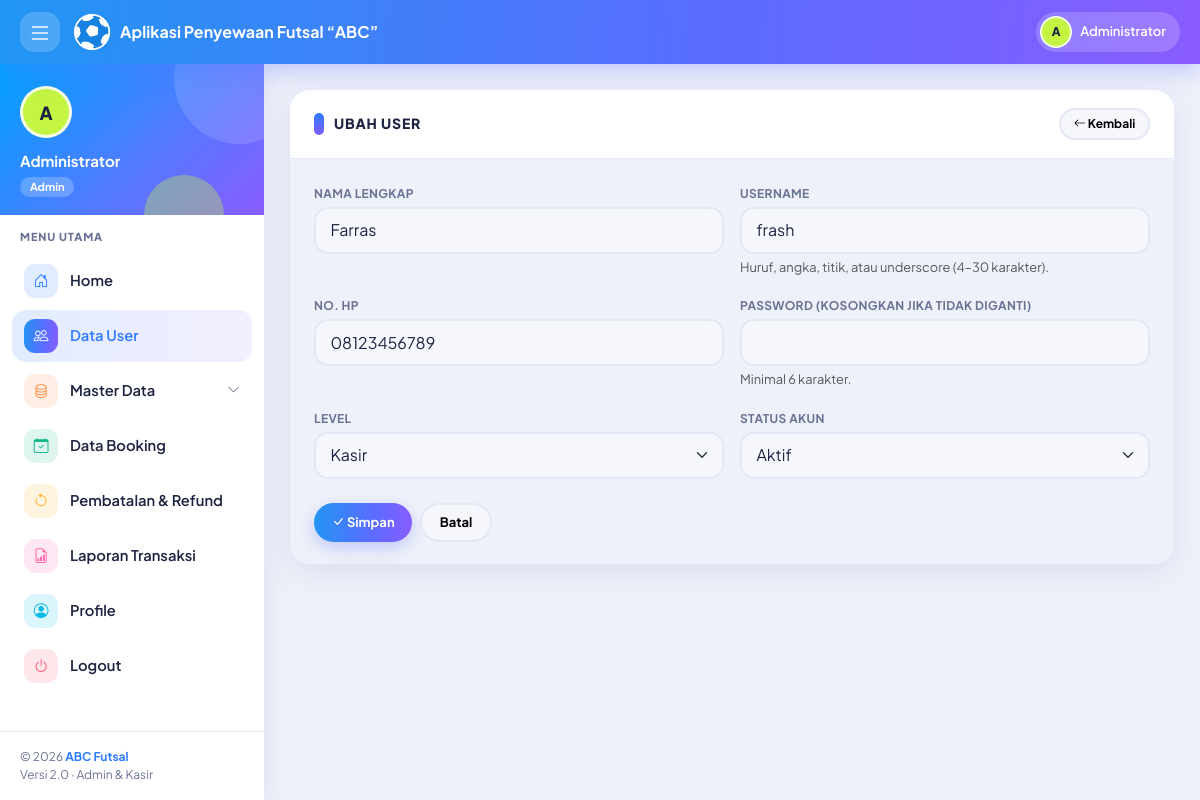
/admin/pengguna_form.php?id=4 (signed in), run on the app's committed database.
### tables this page shows
CREATE TABLE `tb_pengguna` (
  `id_pengguna` int(11) NOT NULL,
  `nama_lengkap` varchar(100) NOT NULL,
  `username` varchar(30) NOT NULL,
  `password` varchar(255) NOT NULL,
  `no_hp` varchar(20) DEFAULT NULL,
  `level` enum('admin','kasir') NOT NULL DEFAULT 'kasir',
  `status` enum('Aktif','Nonaktif') NOT NULL DEFAULT 'Aktif',
  `created_at` timestamp NOT NULL DEFAULT current_timestamp()
);

### auth.php (called while the page is built, shortened)
<?php
require_once __DIR__ . '/koneksi.php';
require_once __DIR__ . '/format.php';
$stmt = $pdo->prepare("SELECT id_pengguna, nama_lengkap, username, level, status
                       FROM tb_pengguna WHERE id_pengguna = ?");
$stmt->execute([$_SESSION['user']['id']]);
$u = $stmt->fetch();
$user = [
    'id'       => (int)$u['id_pengguna'],
    'nama'     => $u['nama_lengkap'],
    'username' => $u['username'],
    'level'    => $u['level'],
];

### format.php (called while the page is built, shortened)
<?php
function e($teks)
{
    return htmlspecialchars((string)$teks, ENT_QUOTES, 'UTF-8');
}
function inisial($nama)
{
    $kata = preg_split('/\s+/', trim((string)$nama));
    $hasil = strtoupper(mb_substr($kata[0], 0, 1));
    return $hasil;
}

### admin/pengguna_form.php (the view, shortened to what this page needs)
<?php
require_once '../auth.php';
$id = (int)($_GET['id'] ?? 0);
$d  = ['nama_lengkap' => '', 'username' => '', 'no_hp' => '', 'level' => 'kasir', 'status' => 'Aktif'];
if ($id > 0) {
    $stmt = $pdo->prepare("SELECT * FROM tb_pengguna WHERE id_pengguna = ?");
    $stmt->execute([$id]);
    $d = $stmt->fetch();
}
$ini_diri_sendiri = ($id === $user['id']);
$judul_halaman = $id > 0 ? 'Ubah User' : 'Tambah User';
$menu_aktif    = 'pengguna';
include '../inc/header.php';
?>
<div class="card">
    <div class="card-header">
        <h2><?= e($judul_halaman) ?></h2>
        <a class="btn btn-light btn-sm" href="pengguna.php"><i class="bi bi-arrow-left"></i> Kembali</a>
    </div>
    <div class="card-body">
        <form method="post" action="pengguna_proses.php" autocomplete="off">
            <div class="row g-3">
                <div class="col-md-6">
                    <label class="form-label" for="nama_lengkap">Nama Lengkap</label>
                    <input class="form-control" id="nama_lengkap" name="nama_lengkap" value="<?= e($d['nama_lengkap']) ?>" maxlength="100" required>
                </div>
                <div class="col-md-6">
                    <label class="form-label" for="username">Username</label>
                    <input class="form-control" id="username" name="username" value="<?= e($d['username']) ?>" maxlength="30" required>
                    <div class="form-text">Huruf, angka, titik, atau underscore (4–30 karakter).</div>
                </div>
                <div class="col-md-6">
                    <label class="form-label" for="no_hp">No. HP</label>
                    <input class="form-control" id="no_hp" name="no_hp" value="<?= e($d['no_hp']) ?>" placeholder="08xxxxxxxxxx">
                </div>
                <div class="col-md-6">
                    <label class="form-label" for="password">Password <?= $id > 0 ? '(kosongkan jika tidak diganti)' : '' ?></label>
                    <input class="form-control" type="password" id="password" name="password" <?= $id > 0 ? '' : 'required' ?> autocomplete="new-password">
                    <div class="form-text">Minimal 6 karakter.</div>
                </div>
                <div class="col-md-6">
                    <label class="form-label" for="level">Level</label>
                    <select class="form-select" id="level" name="level" <?= $ini_diri_sendiri ? 'disabled' : '' ?>>
                        <option value="kasir" <?= $d['level'] === 'kasir' ? 'selected' : '' ?>>Kasir</option>
                    </select>
                </div>
                <div class="col-md-6">
                    <label class="form-label" for="status">Status Akun</label>
                    <select class="form-select" id="status" name="status" <?= $ini_diri_sendiri ? 'disabled' : '' ?>>
                        <option value="Aktif" <?= $d['status'] === 'Aktif'    ? 'selected' : '' ?>>Aktif</option>
                    </select>
                </div>
            </div>
            <div class="mt-4 d-flex gap-2">
                <button class="btn btn-primary" type="submit"><i class="bi bi-check-lg"></i> Simpan</button>
                <a class="btn btn-light" href="pengguna.php">Batal</a>
            </div>
        </form>
    </div>
</div>
<?php include '../inc/footer.php'; ?>

### inc/header.php (shortened to what this page needs)
<!DOCTYPE html>
<html lang="id">
<head>
    <link href="https://cdn.jsdelivr.net/npm/bootstrap@5.3.3/dist/css/bootstrap.min.css" rel="stylesheet">
    <link href="https://cdn.jsdelivr.net/npm/bootstrap-icons@1.11.3/font/bootstrap-icons.min.css" rel="stylesheet">
    <link href="<?= BASE_URL ?>css/style.css" rel="stylesheet">
</head>
<body>
    <nav class="app-nav no-print">
        <button type="button" class="nav-btn side-toggle" aria-label="Menu"><i class="bi bi-list fs-4"></i></button>
        <a class="navbar-brand" href="<?= BASE_URL ?>index.php">
            <img src="<?= BASE_URL ?>images/ball.webp" alt="ABC"><span>Aplikasi Penyewaan Futsal “ABC”</span>
        </a>
        <div class="nav-chip">
            <div class="avatar"><?= e(inisial($user['nama'])) ?></div><span><?= e($user['nama']) ?></span>
        </div>
    </nav>
    <?php include __DIR__ . '/sidebar.php'; ?>
    <main class="app-main">

### inc/sidebar.php (shortened to what this page needs)
<?php
$menu_aktif = $menu_aktif ?? '';
$master_aktif = in_array($menu_aktif, ['lapangan', 'waktu', 'harga', 'pelanggan'], true);
?>
<aside class="app-side no-print">
    <div class="user-info">
        <div class="avatar"><?= e(inisial($user['nama'])) ?></div>
        <div class="nama"><?= e($user['nama']) ?></div>
        <span class="role"><?= e($user['level']) ?></span>
    </div>
    <div class="menu-label">MENU UTAMA</div>
    <ul class="menu">
        <li class="<?= $menu_aktif === 'home' ? 'active' : '' ?>" style="--c:#2f7bff">
            <a class="item" href="<?= BASE_URL ?>index.php"><span class="tile"><i class="bi bi-house-door"></i></span>Home</a>
        </li>
        <?php if ($user['level'] === 'admin'): ?>
            <li class="<?= $menu_aktif === 'pengguna' ? 'active' : '' ?>" style="--c:#7c5cff">
                <a class="item" href="<?= BASE_URL ?>admin/pengguna.php"><span class="tile"><i class="bi bi-people"></i></span>Data User</a>
            </li>
            <li class="<?= $master_aktif ? 'active' : '' ?>" style="--c:#ff8a3d">
                <a class="item" data-bs-toggle="collapse" href="#menuMaster" role="button">
                    <span class="tile"><i class="bi bi-database"></i></span>Master Data
                    <i class="bi bi-chevron-down caret"></i>
                </a>
            </li>
            <li class="<?= $menu_aktif === 'booking' ? 'active' : '' ?>" style="--c:#12b886">
                <a class="item" href="<?= BASE_URL ?>booking/daftar.php"><span class="tile"><i class="bi bi-calendar-check"></i></span>Data Booking</a>
            </li>
            <li class="<?= $menu_aktif === 'pembatalan' ? 'active' : '' ?>" style="--c:#ffb020">
                <a class="item" href="<?= BASE_URL ?>admin/pembatalan.php">
                    <span class="tile"><i class="bi bi-arrow-counterclockwise"></i></span>Pembatalan &amp; Refund
                </a>
            </li>
            <li class="<?= $menu_aktif === 'laporan' ? 'active' : '' ?>" style="--c:#ff5fa8">
                <a class="item" href="<?= BASE_URL ?>admin/laporan.php"><span class="tile"><i class="bi bi-file-earmark-bar-graph"></i></span>Laporan Transaksi</a>
            </li>
        <?php endif; ?>
        <li class="<?= $menu_aktif === 'profile' ? 'active' : '' ?>" style="--c:#00b7e6">
            <a class="item" href="<?= BASE_URL ?>profile.php"><span class="tile"><i class="bi bi-person-circle"></i></span>Profile</a>
        </li>
        <li style="--c:#ff4d6d">
            <a class="item" href="<?= BASE_URL ?>logout.php" data-confirm="Yakin mau logout?"><span class="tile"><i class="bi bi-power"></i></span>Logout</a>
        </li>
    </ul>
    <div class="side-foot">&copy; <?= date('Y') ?> <b>ABC Futsal</b><br>Versi 2.0 &middot; Admin &amp; Kasir</div>
</aside>

### data on the page
tb_pengguna: nama_lengkap "A", nama_lengkap "Administrator", level "Admin"
tb_pengguna: nama_lengkap "Farras", username "frash", no_hp "08123456789", level "Kasir", status "Aktif"

### other printed values
$judul_halaman "UBAH USER"
